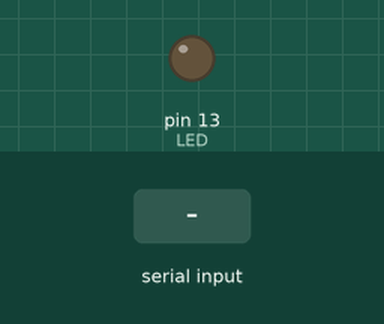
Recording of a sketch running on a simulated Arduino Uno, built with avr-gcc and run on an emulated ATmega328P. Shown: output pins drawn as LEDs (lit = HIGH). Inputs (shaded band) come from the test bench.

Above: at 1.2 s.
1.3 s: "A" received over Serial
At 2.1 s:
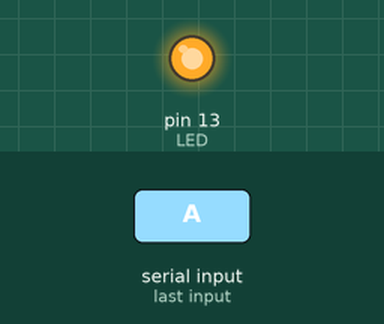
2.8 s: "a" received over Serial
At 3.3 s:
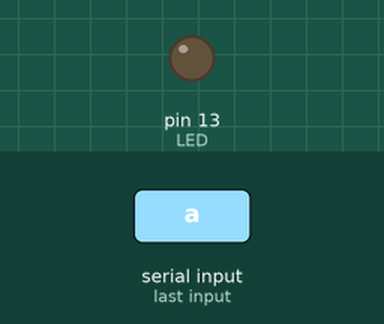
Timing chart, 0 to 5.8 s (numbered marks = the images above; inputs shaded):
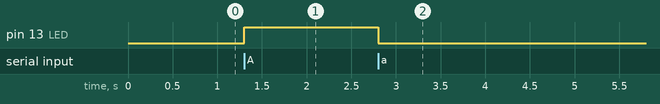

The sketch:

serial-masterslave.ino
```cpp
//Nombre: serial-masterslave
//Autor: David Velasquez (dvelas25@eafit.edu.co)
//Fecha: 04/08/2017
//Descripcion: Este programa opera en modo maestro esclavo recibiendo
//             comandos por el puerto Serial e interpretandolos para prender o apagar un LED
//             o leer la información de dos sensores análogos.

//Etiquetado de pines
#define LED 13  //LED conectado en el pin 13
#define S1 A0 //Sensor 1 conectado en el pin A0
#define S2 A1 //Sensor 2 conectado en el pin A1

//Declaración de variables
char comm = '\0'; //Variable para almacenar el comando recibido por el puerto Serial
unsigned int valS1 = 0; //Variable para almacenar el valor del sensor 1
unsigned int valS2 = 0; //Variable para almacenar el valor del sensor 2


//Subrutinas y/o funciones
void ejecutarComm(char c = '\0') {
  if (c == 'A') { //Si el comando es una 'A'
    digitalWrite(LED, HIGH);  //prendo LED
  }
  else if (c == 'a') {  //Si el comando es una 'a'
    digitalWrite(LED, LOW); //apago LED
  }
  else if (c == 'p') {  //Si el comando es una 'p'
    valS1 = analogRead(S1); //Almaceno en valS1 el valor del análogo del S1
    Serial.println(valS1);  //Imprimo en el puerto Serial el valor de S1
  }
  else if (c == 'r') {  //Si el comando es una 'r'
    valS2 = analogRead(S2); //Almaceno en valS2 el valor del análogo del S2
    Serial.println(valS2);  //Imprimo en el puerto Serial el valor de S2
  }
}

void leerSerial() { //Subrutina para verificar el estado del puerto serial y operar comandos
  if (Serial.available() > 0) { //Si hay algun byte en el puerto serial leo el comando y lo opero
    comm = Serial.read(); //Almaceno el comando recibido por el Serial en la variable comm
    ejecutarComm(comm); //Ejecuto el comando comm con la subrutina ejecutarComm
    comm = '\0';  //Limpio el comando recibido
  }
}

void setup() {  //Configuración
  //Configuracion de pines
  pinMode(LED, OUTPUT); //LED como salida digital

  //Limpieza de salidas
  digitalWrite(LED, LOW); //Apago LED

  //Comunicaciones
  Serial.begin(9600); //Inicio comunicaciones seriales a 9600 bauds
}

void loop() { //Ejecución
  leerSerial(); //Reviso si hay algun evento en el puerto Serial
}
```

Measured:
- after the input at 1.3 s, pin 13 (LED): LOW → HIGH at once
- after the input at 2.8 s, pin 13 (LED): HIGH → LOW at once
